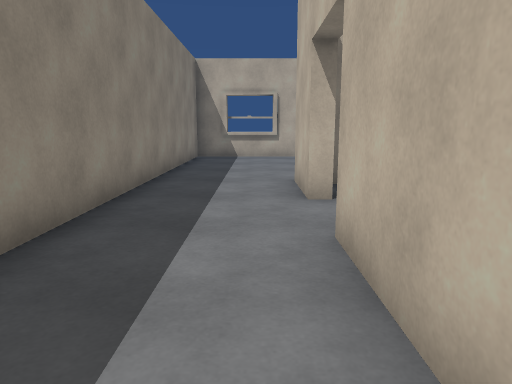
View 1 (above)

12 first-person views from a walk through a scene from a Unity 3-D project. The camera is 1.2 m above the floor, tilts 10° down and sees 70° across. The floor is counted in squares, 1 m on a side. Each view is taken from the middle of a square. On the plan, view 1 faces up. The plan holds only what a view shows up to about 15 squares ahead; the rest is blank. The place goes on beyond the plan.

View 2
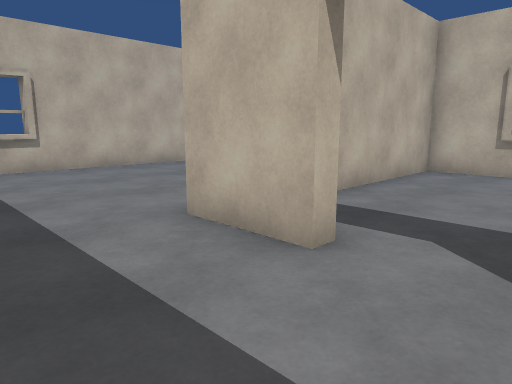

View 3
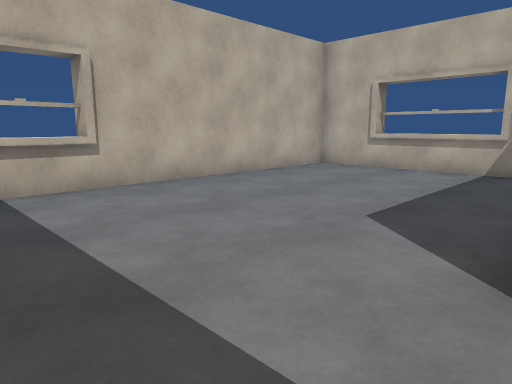

View 4
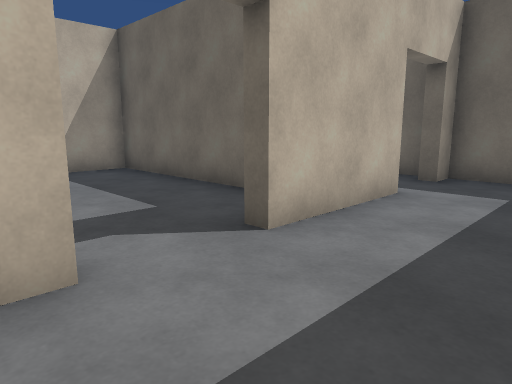

View 5
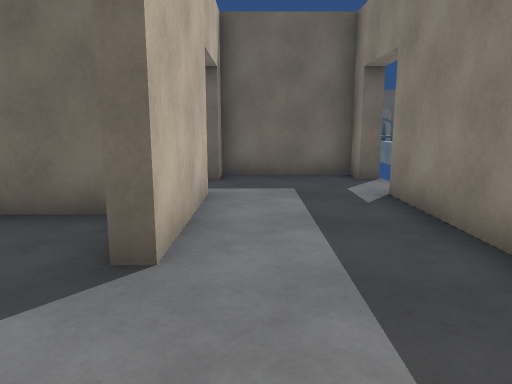

View 6
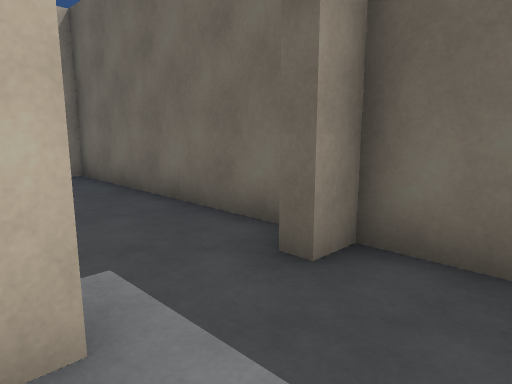

View 7
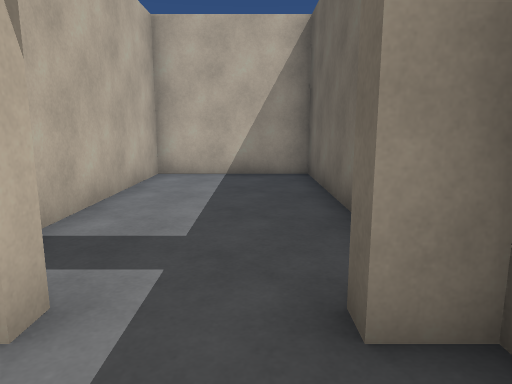

View 8
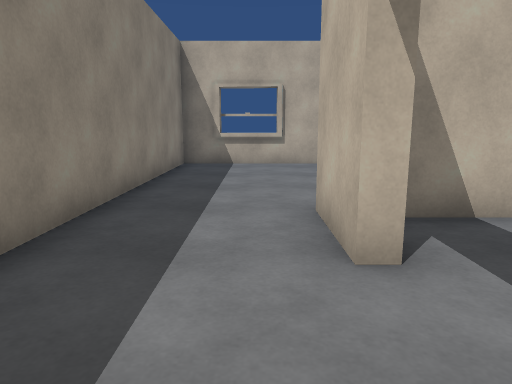

View 9
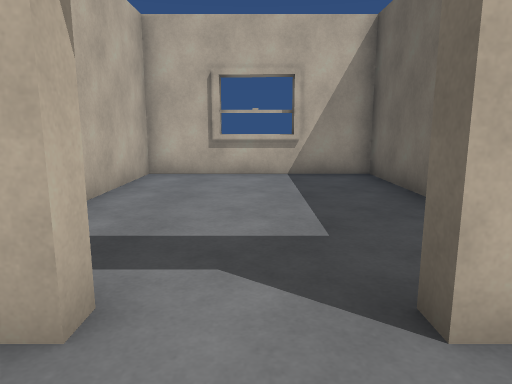

View 10
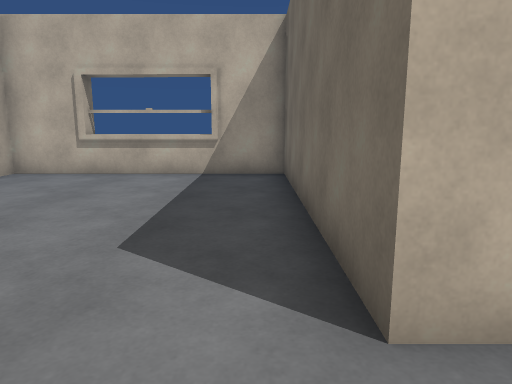

View 11
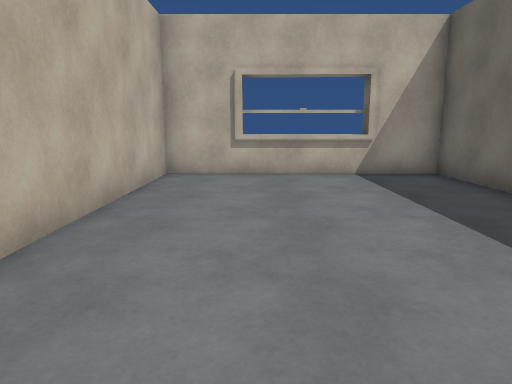

View 12
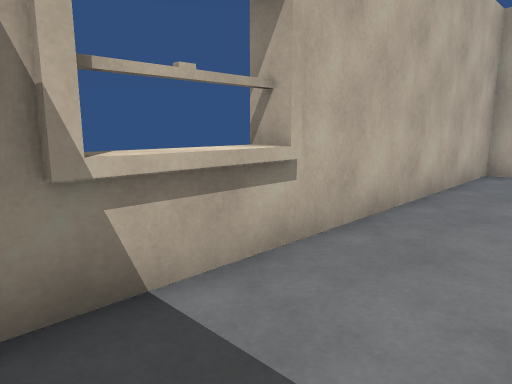

### Floor plan
Ten units are one square. View 1 is at (0, 0); x grows to the right and y downward. Boxes are objects, and circles mark ways between rooms. Rooms are numbered by the first view taken in them; rooms with no view inside come last. Other rooms are left out.
<svg viewBox="-29 -159 120 188">
<path fill="none" stroke="#000" d="M14 -61 9 -61 9 -83 86 -83 86 -154 -24 -154 -24 -4M20 -20 86 -20 86 -78 16 -78M9 -4 9 -39 14 -39M-24 16 -24 24 9 24 9 16M14 -4 9 -4M15 24 86 24 86 -16 32 -16M9 16 14 16"/>
<circle cx="10" cy="5" r="3" fill="#2a7"/>
<text x="30" y="-90">1</text>
<text x="50" y="0">2</text>
</svg>
Room 1 opens to room 2.

Where each view was taken, in squares from view 1:
view 1: 0 up, 0 right, facing up
view 2: 4 up, 2 left, facing up-right
view 3: 8 up, 2 left, facing up-right
view 4: 7 up, 2 left, facing down-right
view 5: 7 up, 0 right, facing down
view 6: 1 up, 1 left, facing down-right
view 7: 1 down, 1 left, facing right
view 8: 3 up, 0 right, facing up
view 9: 5 up, 1 left, facing right
view 10: 9 up, 1 left, facing right
view 11: 13 up, 1 left, facing right
view 12: 13 up, 2 left, facing up-right
